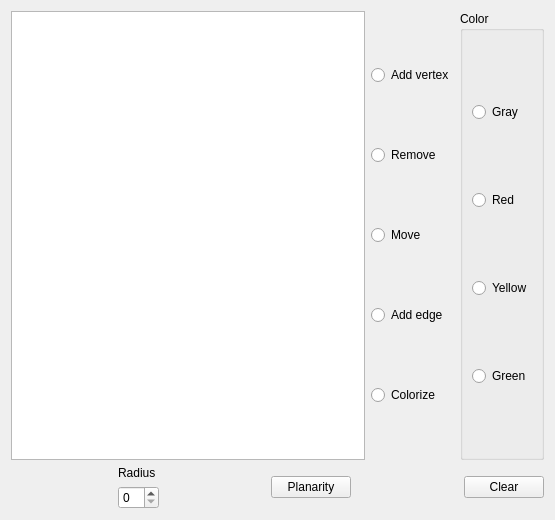
<?xml version="1.0" encoding="UTF-8"?>
<ui version="4.0">
 <class>mytab</class>
 <widget class="QWidget" name="mytab">
  <property name="geometry">
   <rect>
    <x>0</x>
    <y>0</y>
    <width>555</width>
    <height>520</height>
   </rect>
  </property>
  <property name="windowTitle">
   <string>Form</string>
  </property>
  <layout class="QGridLayout" name="gridLayout_2">
   <item row="0" column="0">
    <layout class="QHBoxLayout" name="horizontalLayout_2">
     <item>
      <widget class="panel" name="p"/>
     </item>
     <item>
      <layout class="QVBoxLayout" name="verticalLayout_2">
       <item>
        <widget class="QRadioButton" name="add">
         <property name="text">
          <string>Add vertex</string>
         </property>
        </widget>
       </item>
       <item>
        <widget class="QRadioButton" name="rm">
         <property name="text">
          <string>Remove</string>
         </property>
        </widget>
       </item>
       <item>
        <widget class="QRadioButton" name="mv">
         <property name="text">
          <string>Move</string>
         </property>
        </widget>
       </item>
       <item>
        <widget class="QRadioButton" name="edge">
         <property name="text">
          <string>Add edge</string>
         </property>
        </widget>
       </item>
       <item>
        <widget class="QRadioButton" name="color">
         <property name="text">
          <string>Colorize</string>
         </property>
        </widget>
       </item>
      </layout>
     </item>
     <item>
      <widget class="QGroupBox" name="color_box">
       <property name="title">
        <string>Color</string>
       </property>
       <layout class="QGridLayout" name="gridLayout">
        <item row="0" column="0">
         <widget class="QRadioButton" name="gray">
          <property name="text">
           <string>Gray</string>
          </property>
         </widget>
        </item>
        <item row="1" column="0">
         <widget class="QRadioButton" name="red">
          <property name="text">
           <string>Red</string>
          </property>
         </widget>
        </item>
        <item row="2" column="0">
         <widget class="QRadioButton" name="yellow">
          <property name="text">
           <string>Yellow</string>
          </property>
         </widget>
        </item>
        <item row="3" column="0">
         <widget class="QRadioButton" name="green">
          <property name="text">
           <string>Green</string>
          </property>
         </widget>
        </item>
       </layout>
      </widget>
     </item>
    </layout>
   </item>
   <item row="1" column="0">
    <layout class="QHBoxLayout" name="horizontalLayout">
     <item>
      <spacer name="horizontalSpacer">
       <property name="orientation">
        <enum>Qt::Horizontal</enum>
       </property>
       <property name="sizeHint" stdset="0">
        <size>
         <width>75</width>
         <height>20</height>
        </size>
       </property>
      </spacer>
     </item>
     <item>
      <layout class="QVBoxLayout" name="verticalLayout">
       <item>
        <widget class="QLabel" name="label">
         <property name="text">
          <string>Radius</string>
         </property>
        </widget>
       </item>
       <item>
        <widget class="QSpinBox" name="radius"/>
       </item>
      </layout>
     </item>
     <item>
      <spacer name="horizontalSpacer_2">
       <property name="orientation">
        <enum>Qt::Horizontal</enum>
       </property>
       <property name="sizeHint" stdset="0">
        <size>
         <width>75</width>
         <height>20</height>
        </size>
       </property>
      </spacer>
     </item>
     <item>
      <widget class="QPushButton" name="plan">
       <property name="text">
        <string>Planarity</string>
       </property>
      </widget>
     </item>
     <item>
      <spacer name="horizontalSpacer_3">
       <property name="orientation">
        <enum>Qt::Horizontal</enum>
       </property>
       <property name="sizeHint" stdset="0">
        <size>
         <width>75</width>
         <height>20</height>
        </size>
       </property>
      </spacer>
     </item>
     <item>
      <widget class="QPushButton" name="clear">
       <property name="text">
        <string>Clear</string>
       </property>
      </widget>
     </item>
    </layout>
   </item>
  </layout>
 </widget>
 <customwidgets>
  <customwidget>
   <class>panel</class>
   <extends>QGraphicsView</extends>
   <header>panel.h</header>
  </customwidget>
 </customwidgets>
 <resources/>
 <connections/>
</ui>
